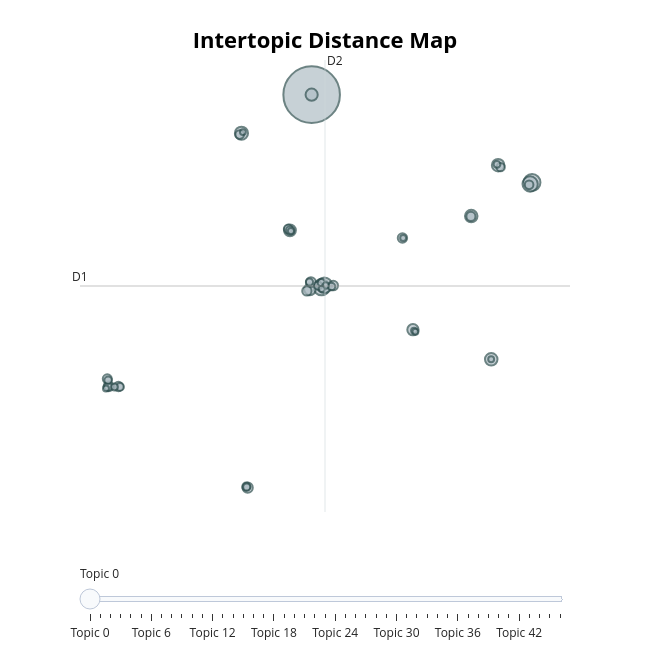

Notebook code for this chart:
### Code cell
fig = topic_model.visualize_topics()
fig.show()

### Figure 1 — Plotly figure (JSON) as saved in the notebook; plotly's stock layout.template omitted (floating-point values rounded to 4 significant figures; data arrays with more than 128 entries replaced by an {"elided": "..."} marker saying what was removed)
{"data": [{"customdata": {"elided": "47x3 mixed values"}, "hovertemplate": "<b>Topic %{customdata[0]}</b><br>%{customdata[1]}<br>Size: %{customdata[2]}", "legendgroup": "", "marker": {"color": "#B0BEC5", "line": {"color": "DarkSlateGrey", "width": 2}, "size": [2839, 251, 237, 210, 207, 153, 140, 139, 139, 131, 125, 120, 113, 93, 89, 88, 81, 78, 77, 77, 73, 72, 68, 66, 66, 65, 62, 59, 58, 56, 52, 50, 50, 46, 45, 45, 43, 41, 37, 36, 35, 32, 31, 31, 31, 31, 30], "sizemode": "area", "sizeref": 1.774, "symbol": "circle"}, "mode": "markers", "name": "", "orientation": "v", "showlegend": false, "type": "scatter", "x": [2.558, 19.83, 3.336, 3.554, 19.68, -2.943, 17.18, 16.63, 15.07, 2.558, 0.8589, 2.424, 10.5, -2.457, -13.35, 2.501, 4.25, 9.675, -12.59, 2.184, 15.04, -13.46, 0.722, -3.082, 19.6, 0.8765, 17.37, -2.561, 3.059, -13.38, -12.46, -13.39, 4.111, 3.314, 2.387, -2.531, -12.9, 17.09, 3.663, 3.353, 0.9352, -13.56, 10.59, 10.69, 16.63, 9.73, -2.831], "xaxis": "x", "y": [22.9, 14.19, 3.809, 3.997, 14.04, 19.07, 15.9, -3.346, 10.85, 22.9, 9.441, 3.591, -0.414, -16.08, -6.013, 4.309, 3.969, 8.684, -6.044, 3.434, 10.83, -5.283, 9.578, 18.93, 13.96, 9.423, 15.71, -15.97, 3.957, -6.07, -6.084, -5.435, 3.861, 4.267, 4.315, -16.0, -6.097, 15.99, 3.979, 3.642, 9.365, -6.248, -0.5015, -0.6073, -3.344, 8.682, 19.19], "yaxis": "y"}], "layout": {"annotations": [{"showarrow": false, "text": "D1", "x": -15.6, "y": 3.923, "yshift": 10}, {"showarrow": false, "text": "D2", "x": 3.605, "xshift": 10, "y": 26.33}], "height": 650, "hoverlabel": {"bgcolor": "white", "font": {"family": "Rockwell", "size": 16}}, "legend": {"itemsizing": "constant", "tracegroupgap": 0}, "margin": {"t": 60}, "shapes": [{"line": {"color": "#CFD8DC", "width": 2}, "type": "line", "x0": 3.605, "x1": 3.605, "y0": -18.49, "y1": 26.33}, {"line": {"color": "#9E9E9E", "width": 2}, "type": "line", "x0": -15.6, "x1": 22.81, "y0": 3.923, "y1": 3.923}], "sliders": [{"active": 0, "pad": {"t": 50}, "steps": [{"args": [{"marker.color": [["red", "#B0BEC5", "#B0BEC5", "#B0BEC5", "#B0BEC5", "#B0BEC5", "#B0BEC5", "#B0BEC5", "#B0BEC5", "#B0BEC5", "#B0BEC5", "#B0BEC5", "#B0BEC5", "#B0BEC5", "#B0BEC5", "#B0BEC5", "#B0BEC5", "#B0BEC5", "#B0BEC5", "#B0BEC5", "#B0BEC5", "#B0BEC5", "#B0BEC5", "#B0BEC5", "#B0BEC5", "#B0BEC5", "#B0BEC5", "#B0BEC5", "#B0BEC5", "#B0BEC5", "#B0BEC5", "#B0BEC5", "#B0BEC5", "#B0BEC5", "#B0BEC5", "#B0BEC5", "#B0BEC5", "#B0BEC5", "#B0BEC5", "#B0BEC5", "#B0BEC5", "#B0BEC5", "#B0BEC5", "#B0BEC5", "#B0BEC5", "#B0BEC5", "#B0BEC5"]]}], "label": "Topic 0", "method": "update"}, {"args": [{"marker.color": [["#B0BEC5", "red", "#B0BEC5", "#B0BEC5", "#B0BEC5", "#B0BEC5", "#B0BEC5", "#B0BEC5", "#B0BEC5", "#B0BEC5", "#B0BEC5", "#B0BEC5", "#B0BEC5", "#B0BEC5", "#B0BEC5", "#B0BEC5", "#B0BEC5", "#B0BEC5", "#B0BEC5", "#B0BEC5", "#B0BEC5", "#B0BEC5", "#B0BEC5", "#B0BEC5", "#B0BEC5", "#B0BEC5", "#B0BEC5", "#B0BEC5", "#B0BEC5", "#B0BEC5", "#B0BEC5", "#B0BEC5", "#B0BEC5", "#B0BEC5", "#B0BEC5", "#B0BEC5", "#B0BEC5", "#B0BEC5", "#B0BEC5", "#B0BEC5", "#B0BEC5", "#B0BEC5", "#B0BEC5", "#B0BEC5", "#B0BEC5", "#B0BEC5", "#B0BEC5"]]}], "label": "Topic 1", "method": "update"}, {"args": [{"marker.color": [["#B0BEC5", "#B0BEC5", "red", "#B0BEC5", "#B0BEC5", "#B0BEC5", "#B0BEC5", "#B0BEC5", "#B0BEC5", "#B0BEC5", "#B0BEC5", "#B0BEC5", "#B0BEC5", "#B0BEC5", "#B0BEC5", "#B0BEC5", "#B0BEC5", "#B0BEC5", "#B0BEC5", "#B0BEC5", "#B0BEC5", "#B0BEC5", "#B0BEC5", "#B0BEC5", "#B0BEC5", "#B0BEC5", "#B0BEC5", "#B0BEC5", "#B0BEC5", "#B0BEC5", "#B0BEC5", "#B0BEC5", "#B0BEC5", "#B0BEC5", "#B0BEC5", "#B0BEC5", "#B0BEC5", "#B0BEC5", "#B0BEC5", "#B0BEC5", "#B0BEC5", "#B0BEC5", "#B0BEC5", "#B0BEC5", "#B0BEC5", "#B0BEC5", "#B0BEC5"]]}], "label": "Topic 2", "method": "update"}, {"args": [{"marker.color": [["#B0BEC5", "#B0BEC5", "#B0BEC5", "red", "#B0BEC5", "#B0BEC5", "#B0BEC5", "#B0BEC5", "#B0BEC5", "#B0BEC5", "#B0BEC5", "#B0BEC5", "#B0BEC5", "#B0BEC5", "#B0BEC5", "#B0BEC5", "#B0BEC5", "#B0BEC5", "#B0BEC5", "#B0BEC5", "#B0BEC5", "#B0BEC5", "#B0BEC5", "#B0BEC5", "#B0BEC5", "#B0BEC5", "#B0BEC5", "#B0BEC5", "#B0BEC5", "#B0BEC5", "#B0BEC5", "#B0BEC5", "#B0BEC5", "#B0BEC5", "#B0BEC5", "#B0BEC5", "#B0BEC5", "#B0BEC5", "#B0BEC5", "#B0BEC5", "#B0BEC5", "#B0BEC5", "#B0BEC5", "#B0BEC5", "#B0BEC5", "#B0BEC5", "#B0BEC5"]]}], "label": "Topic 3", "method": "update"}, {"args": [{"marker.color": [["#B0BEC5", "#B0BEC5", "#B0BEC5", "#B0BEC5", "red", "#B0BEC5", "#B0BEC5", "#B0BEC5", "#B0BEC5", "#B0BEC5", "#B0BEC5", "#B0BEC5", "#B0BEC5", "#B0BEC5", "#B0BEC5", "#B0BEC5", "#B0BEC5", "#B0BEC5", "#B0BEC5", "#B0BEC5", "#B0BEC5", "#B0BEC5", "#B0BEC5", "#B0BEC5", "#B0BEC5", "#B0BEC5", "#B0BEC5", "#B0BEC5", "#B0BEC5", "#B0BEC5", "#B0BEC5", "#B0BEC5", "#B0BEC5", "#B0BEC5", "#B0BEC5", "#B0BEC5", "#B0BEC5", "#B0BEC5", "#B0BEC5", "#B0BEC5", "#B0BEC5", "#B0BEC5", "#B0BEC5", "#B0BEC5", "#B0BEC5", "#B0BEC5", "#B0BEC5"]]}], "label": "Topic 4", "method": "update"}, {"args": [{"marker.color": [["#B0BEC5", "#B0BEC5", "#B0BEC5", "#B0BEC5", "#B0BEC5", "red", "#B0BEC5", "#B0BEC5", "#B0BEC5", "#B0BEC5", "#B0BEC5", "#B0BEC5", "#B0BEC5", "#B0BEC5", "#B0BEC5", "#B0BEC5", "#B0BEC5", "#B0BEC5", "#B0BEC5", "#B0BEC5", "#B0BEC5", "#B0BEC5", "#B0BEC5", "#B0BEC5", "#B0BEC5", "#B0BEC5", "#B0BEC5", "#B0BEC5", "#B0BEC5", "#B0BEC5", "#B0BEC5", "#B0BEC5", "#B0BEC5", "#B0BEC5", "#B0BEC5", "#B0BEC5", "#B0BEC5", "#B0BEC5", "#B0BEC5", "#B0BEC5", "#B0BEC5", "#B0BEC5", "#B0BEC5", "#B0BEC5", "#B0BEC5", "#B0BEC5", "#B0BEC5"]]}], "label": "Topic 5", "method": "update"}, {"args": [{"marker.color": [["#B0BEC5", "#B0BEC5", "#B0BEC5", "#B0BEC5", "#B0BEC5", "#B0BEC5", "red", "#B0BEC5", "#B0BEC5", "#B0BEC5", "#B0BEC5", "#B0BEC5", "#B0BEC5", "#B0BEC5", "#B0BEC5", "#B0BEC5", "#B0BEC5", "#B0BEC5", "#B0BEC5", "#B0BEC5", "#B0BEC5", "#B0BEC5", "#B0BEC5", "#B0BEC5", "#B0BEC5", "#B0BEC5", "#B0BEC5", "#B0BEC5", "#B0BEC5", "#B0BEC5", "#B0BEC5", "#B0BEC5", "#B0BEC5", "#B0BEC5", "#B0BEC5", "#B0BEC5", "#B0BEC5", "#B0BEC5", "#B0BEC5", "#B0BEC5", "#B0BEC5", "#B0BEC5", "#B0BEC5", "#B0BEC5", "#B0BEC5", "#B0BEC5", "#B0BEC5"]]}], "label": "Topic 6", "method": "update"}, {"args": [{"marker.color": [["#B0BEC5", "#B0BEC5", "#B0BEC5", "#B0BEC5", "#B0BEC5", "#B0BEC5", "#B0BEC5", "red", "#B0BEC5", "#B0BEC5", "#B0BEC5", "#B0BEC5", "#B0BEC5", "#B0BEC5", "#B0BEC5", "#B0BEC5", "#B0BEC5", "#B0BEC5", "#B0BEC5", "#B0BEC5", "#B0BEC5", "#B0BEC5", "#B0BEC5", "#B0BEC5", "#B0BEC5", "#B0BEC5", "#B0BEC5", "#B0BEC5", "#B0BEC5", "#B0BEC5", "#B0BEC5", "#B0BEC5", "#B0BEC5", "#B0BEC5", "#B0BEC5", "#B0BEC5", "#B0BEC5", "#B0BEC5", "#B0BEC5", "#B0BEC5", "#B0BEC5", "#B0BEC5", "#B0BEC5", "#B0BEC5", "#B0BEC5", "#B0BEC5", "#B0BEC5"]]}], "label": "Topic 7", "method": "update"}, {"args": [{"marker.color": [["#B0BEC5", "#B0BEC5", "#B0BEC5", "#B0BEC5", "#B0BEC5", "#B0BEC5", "#B0BEC5", "#B0BEC5", "red", "#B0BEC5", "#B0BEC5", "#B0BEC5", "#B0BEC5", "#B0BEC5", "#B0BEC5", "#B0BEC5", "#B0BEC5", "#B0BEC5", "#B0BEC5", "#B0BEC5", "#B0BEC5", "#B0BEC5", "#B0BEC5", "#B0BEC5", "#B0BEC5", "#B0BEC5", "#B0BEC5", "#B0BEC5", "#B0BEC5", "#B0BEC5", "#B0BEC5", "#B0BEC5", "#B0BEC5", "#B0BEC5", "#B0BEC5", "#B0BEC5", "#B0BEC5", "#B0BEC5", "#B0BEC5", "#B0BEC5", "#B0BEC5", "#B0BEC5", "#B0BEC5", "#B0BEC5", "#B0BEC5", "#B0BEC5", "#B0BEC5"]]}], "label": "Topic 8", "method": "update"}, {"args": [{"marker.color": [["#B0BEC5", "#B0BEC5", "#B0BEC5", "#B0BEC5", "#B0BEC5", "#B0BEC5", "#B0BEC5", "#B0BEC5", "#B0BEC5", "red", "#B0BEC5", "#B0BEC5", "#B0BEC5", "#B0BEC5", "#B0BEC5", "#B0BEC5", "#B0BEC5", "#B0BEC5", "#B0BEC5", "#B0BEC5", "#B0BEC5", "#B0BEC5", "#B0BEC5", "#B0BEC5", "#B0BEC5", "#B0BEC5", "#B0BEC5", "#B0BEC5", "#B0BEC5", "#B0BEC5", "#B0BEC5", "#B0BEC5", "#B0BEC5", "#B0BEC5", "#B0BEC5", "#B0BEC5", "#B0BEC5", "#B0BEC5", "#B0BEC5", "#B0BEC5", "#B0BEC5", "#B0BEC5", "#B0BEC5", "#B0BEC5", "#B0BEC5", "#B0BEC5", "#B0BEC5"]]}], "label": "Topic 9", "method": "update"}, {"args": [{"marker.color": [["#B0BEC5", "#B0BEC5", "#B0BEC5", "#B0BEC5", "#B0BEC5", "#B0BEC5", "#B0BEC5", "#B0BEC5", "#B0BEC5", "#B0BEC5", "red", "#B0BEC5", "#B0BEC5", "#B0BEC5", "#B0BEC5", "#B0BEC5", "#B0BEC5", "#B0BEC5", "#B0BEC5", "#B0BEC5", "#B0BEC5", "#B0BEC5", "#B0BEC5", "#B0BEC5", "#B0BEC5", "#B0BEC5", "#B0BEC5", "#B0BEC5", "#B0BEC5", "#B0BEC5", "#B0BEC5", "#B0BEC5", "#B0BEC5", "#B0BEC5", "#B0BEC5", "#B0BEC5", "#B0BEC5", "#B0BEC5", "#B0BEC5", "#B0BEC5", "#B0BEC5", "#B0BEC5", "#B0BEC5", "#B0BEC5", "#B0BEC5", "#B0BEC5", "#B0BEC5"]]}], "label": "Topic 10", "method": "update"}, {"args": [{"marker.color": [["#B0BEC5", "#B0BEC5", "#B0BEC5", "#B0BEC5", "#B0BEC5", "#B0BEC5", "#B0BEC5", "#B0BEC5", "#B0BEC5", "#B0BEC5", "#B0BEC5", "red", "#B0BEC5", "#B0BEC5", "#B0BEC5", "#B0BEC5", "#B0BEC5", "#B0BEC5", "#B0BEC5", "#B0BEC5", "#B0BEC5", "#B0BEC5", "#B0BEC5", "#B0BEC5", "#B0BEC5", "#B0BEC5", "#B0BEC5", "#B0BEC5", "#B0BEC5", "#B0BEC5", "#B0BEC5", "#B0BEC5", "#B0BEC5", "#B0BEC5", "#B0BEC5", "#B0BEC5", "#B0BEC5", "#B0BEC5", "#B0BEC5", "#B0BEC5", "#B0BEC5", "#B0BEC5", "#B0BEC5", "#B0BEC5", "#B0BEC5", "#B0BEC5", "#B0BEC5"]]}], "label": "Topic 11", "method": "update"}, {"args": [{"marker.color": [["#B0BEC5", "#B0BEC5", "#B0BEC5", "#B0BEC5", "#B0BEC5", "#B0BEC5", "#B0BEC5", "#B0BEC5", "#B0BEC5", "#B0BEC5", "#B0BEC5", "#B0BEC5", "red", "#B0BEC5", "#B0BEC5", "#B0BEC5", "#B0BEC5", "#B0BEC5", "#B0BEC5", "#B0BEC5", "#B0BEC5", "#B0BEC5", "#B0BEC5", "#B0BEC5", "#B0BEC5", "#B0BEC5", "#B0BEC5", "#B0BEC5", "#B0BEC5", "#B0BEC5", "#B0BEC5", "#B0BEC5", "#B0BEC5", "#B0BEC5", "#B0BEC5", "#B0BEC5", "#B0BEC5", "#B0BEC5", "#B0BEC5", "#B0BEC5", "#B0BEC5", "#B0BEC5", "#B0BEC5", "#B0BEC5", "#B0BEC5", "#B0BEC5", "#B0BEC5"]]}], "label": "Topic 12", "method": "update"}, {"args": [{"marker.color": [["#B0BEC5", "#B0BEC5", "#B0BEC5", "#B0BEC5", "#B0BEC5", "#B0BEC5", "#B0BEC5", "#B0BEC5", "#B0BEC5", "#B0BEC5", "#B0BEC5", "#B0BEC5", "#B0BEC5", "red", "#B0BEC5", "#B0BEC5", "#B0BEC5", "#B0BEC5", "#B0BEC5", "#B0BEC5", "#B0BEC5", "#B0BEC5", "#B0BEC5", "#B0BEC5", "#B0BEC5", "#B0BEC5", "#B0BEC5", "#B0BEC5", "#B0BEC5", "#B0BEC5", "#B0BEC5", "#B0BEC5", "#B0BEC5", "#B0BEC5", "#B0BEC5", "#B0BEC5", "#B0BEC5", "#B0BEC5", "#B0BEC5", "#B0BEC5", "#B0BEC5", "#B0BEC5", "#B0BEC5", "#B0BEC5", "#B0BEC5", "#B0BEC5", "#B0BEC5"]]}], "label": "Topic 13", "method": "update"}, {"args": [{"marker.color": [["#B0BEC5", "#B0BEC5", "#B0BEC5", "#B0BEC5", "#B0BEC5", "#B0BEC5", "#B0BEC5", "#B0BEC5", "#B0BEC5", "#B0BEC5", "#B0BEC5", "#B0BEC5", "#B0BEC5", "#B0BEC5", "red", "#B0BEC5", "#B0BEC5", "#B0BEC5", "#B0BEC5", "#B0BEC5", "#B0BEC5", "#B0BEC5", "#B0BEC5", "#B0BEC5", "#B0BEC5", "#B0BEC5", "#B0BEC5", "#B0BEC5", "#B0BEC5", "#B0BEC5", "#B0BEC5", "#B0BEC5", "#B0BEC5", "#B0BEC5", "#B0BEC5", "#B0BEC5", "#B0BEC5", "#B0BEC5", "#B0BEC5", "#B0BEC5", "#B0BEC5", "#B0BEC5", "#B0BEC5", "#B0BEC5", "#B0BEC5", "#B0BEC5", "#B0BEC5"]]}], "label": "Topic 14", "method": "update"}, {"args": [{"marker.color": [["#B0BEC5", "#B0BEC5", "#B0BEC5", "#B0BEC5", "#B0BEC5", "#B0BEC5", "#B0BEC5", "#B0BEC5", "#B0BEC5", "#B0BEC5", "#B0BEC5", "#B0BEC5", "#B0BEC5", "#B0BEC5", "#B0BEC5", "red", "#B0BEC5", "#B0BEC5", "#B0BEC5", "#B0BEC5", "#B0BEC5", "#B0BEC5", "#B0BEC5", "#B0BEC5", "#B0BEC5", "#B0BEC5", "#B0BEC5", "#B0BEC5", "#B0BEC5", "#B0BEC5", "#B0BEC5", "#B0BEC5", "#B0BEC5", "#B0BEC5", "#B0BEC5", "#B0BEC5", "#B0BEC5", "#B0BEC5", "#B0BEC5", "#B0BEC5", "#B0BEC5", "#B0BEC5", "#B0BEC5", "#B0BEC5", "#B0BEC5", "#B0BEC5", "#B0BEC5"]]}], "label": "Topic 15", "method": "update"}, {"args": [{"marker.color": [["#B0BEC5", "#B0BEC5", "#B0BEC5", "#B0BEC5", "#B0BEC5", "#B0BEC5", "#B0BEC5", "#B0BEC5", "#B0BEC5", "#B0BEC5", "#B0BEC5", "#B0BEC5", "#B0BEC5", "#B0BEC5", "#B0BEC5", "#B0BEC5", "red", "#B0BEC5", "#B0BEC5", "#B0BEC5", "#B0BEC5", "#B0BEC5", "#B0BEC5", "#B0BEC5", "#B0BEC5", "#B0BEC5", "#B0BEC5", "#B0BEC5", "#B0BEC5", "#B0BEC5", "#B0BEC5", "#B0BEC5", "#B0BEC5", "#B0BEC5", "#B0BEC5", "#B0BEC5", "#B0BEC5", "#B0BEC5", "#B0BEC5", "#B0BEC5", "#B0BEC5", "#B0BEC5", "#B0BEC5", "#B0BEC5", "#B0BEC5", "#B0BEC5", "#B0BEC5"]]}], "label": "Topic 16", "method": "update"}, {"args": [{"marker.color": [["#B0BEC5", "#B0BEC5", "#B0BEC5", "#B0BEC5", "#B0BEC5", "#B0BEC5", "#B0BEC5", "#B0BEC5", "#B0BEC5", "#B0BEC5", "#B0BEC5", "#B0BEC5", "#B0BEC5", "#B0BEC5", "#B0BEC5", "#B0BEC5", "#B0BEC5", "red", "#B0BEC5", "#B0BEC5", "#B0BEC5", "#B0BEC5", "#B0BEC5", "#B0BEC5", "#B0BEC5", "#B0BEC5", "#B0BEC5", "#B0BEC5", "#B0BEC5", "#B0BEC5", "#B0BEC5", "#B0BEC5", "#B0BEC5", "#B0BEC5", "#B0BEC5", "#B0BEC5", "#B0BEC5", "#B0BEC5", "#B0BEC5", "#B0BEC5", "#B0BEC5", "#B0BEC5", "#B0BEC5", "#B0BEC5", "#B0BEC5", "#B0BEC5", "#B0BEC5"]]}], "label": "Topic 17", "method": "update"}, {"args": [{"marker.color": [["#B0BEC5", "#B0BEC5", "#B0BEC5", "#B0BEC5", "#B0BEC5", "#B0BEC5", "#B0BEC5", "#B0BEC5", "#B0BEC5", "#B0BEC5", "#B0BEC5", "#B0BEC5", "#B0BEC5", "#B0BEC5", "#B0BEC5", "#B0BEC5", "#B0BEC5", "#B0BEC5", "red", "#B0BEC5", "#B0BEC5", "#B0BEC5", "#B0BEC5", "#B0BEC5", "#B0BEC5", "#B0BEC5", "#B0BEC5", "#B0BEC5", "#B0BEC5", "#B0BEC5", "#B0BEC5", "#B0BEC5", "#B0BEC5", "#B0BEC5", "#B0BEC5", "#B0BEC5", "#B0BEC5", "#B0BEC5", "#B0BEC5", "#B0BEC5", "#B0BEC5", "#B0BEC5", "#B0BEC5", "#B0BEC5", "#B0BEC5", "#B0BEC5", "#B0BEC5"]]}], "label": "Topic 18", "method": "update"}, {"args": [{"marker.color": [["#B0BEC5", "#B0BEC5", "#B0BEC5", "#B0BEC5", "#B0BEC5", "#B0BEC5", "#B0BEC5", "#B0BEC5", "#B0BEC5", "#B0BEC5", "#B0BEC5", "#B0BEC5", "#B0BEC5", "#B0BEC5", "#B0BEC5", "#B0BEC5", "#B0BEC5", "#B0BEC5", "#B0BEC5", "red", "#B0BEC5", "#B0BEC5", "#B0BEC5", "#B0BEC5", "#B0BEC5", "#B0BEC5", "#B0BEC5", "#B0BEC5", "#B0BEC5", "#B0BEC5", "#B0BEC5", "#B0BEC5", "#B0BEC5", "#B0BEC5", "#B0BEC5", "#B0BEC5", "#B0BEC5", "#B0BEC5", "#B0BEC5", "#B0BEC5", "#B0BEC5", "#B0BEC5", "#B0BEC5", "#B0BEC5", "#B0BEC5", "#B0BEC5", "#B0BEC5"]]}], "label": "Topic 19", "method": "update"}, {"args": [{"marker.color": [["#B0BEC5", "#B0BEC5", "#B0BEC5", "#B0BEC5", "#B0BEC5", "#B0BEC5", "#B0BEC5", "#B0BEC5", "#B0BEC5", "#B0BEC5", "#B0BEC5", "#B0BEC5", "#B0BEC5", "#B0BEC5", "#B0BEC5", "#B0BEC5", "#B0BEC5", "#B0BEC5", "#B0BEC5", "#B0BEC5", "red", "#B0BEC5", "#B0BEC5", "#B0BEC5", "#B0BEC5", "#B0BEC5", "#B0BEC5", "#B0BEC5", "#B0BEC5", "#B0BEC5", "#B0BEC5", "#B0BEC5", "#B0BEC5", "#B0BEC5", "#B0BEC5", "#B0BEC5", "#B0BEC5", "#B0BEC5", "#B0BEC5", "#B0BEC5", "#B0BEC5", "#B0BEC5", "#B0BEC5", "#B0BEC5", "#B0BEC5", "#B0BEC5", "#B0BEC5"]]}], "label": "Topic 20", "method": "update"}, {"args": [{"marker.color": [["#B0BEC5", "#B0BEC5", "#B0BEC5", "#B0BEC5", "#B0BEC5", "#B0BEC5", "#B0BEC5", "#B0BEC5", "#B0BEC5", "#B0BEC5", "#B0BEC5", "#B0BEC5", "#B0BEC5", "#B0BEC5", "#B0BEC5", "#B0BEC5", "#B0BEC5", "#B0BEC5", "#B0BEC5", "#B0BEC5", "#B0BEC5", "red", "#B0BEC5", "#B0BEC5", "#B0BEC5", "#B0BEC5", "#B0BEC5", "#B0BEC5", "#B0BEC5", "#B0BEC5", "#B0BEC5", "#B0BEC5", "#B0BEC5", "#B0BEC5", "#B0BEC5", "#B0BEC5", "#B0BEC5", "#B0BEC5", "#B0BEC5", "#B0BEC5", "#B0BEC5", "#B0BEC5", "#B0BEC5", "#B0BEC5", "#B0BEC5", "#B0BEC5", "#B0BEC5"]]}], "label": "Topic 21", "method": "update"}, {"args": [{"marker.color": [["#B0BEC5", "#B0BEC5", "#B0BEC5", "#B0BEC5", "#B0BEC5", "#B0BEC5", "#B0BEC5", "#B0BEC5", "#B0BEC5", "#B0BEC5", "#B0BEC5", "#B0BEC5", "#B0BEC5", "#B0BEC5", "#B0BEC5", "#B0BEC5", "#B0BEC5", "#B0BEC5", "#B0BEC5", "#B0BEC5", "#B0BEC5", "#B0BEC5", "red", "#B0BEC5", "#B0BEC5", "#B0BEC5", "#B0BEC5", "#B0BEC5", "#B0BEC5", "#B0BEC5", "#B0BEC5", "#B0BEC5", "#B0BEC5", "#B0BEC5", "#B0BEC5", "#B0BEC5", "#B0BEC5", "#B0BEC5", "#B0BEC5", "#B0BEC5", "#B0BEC5", "#B0BEC5", "#B0BEC5", "#B0BEC5", "#B0BEC5", "#B0BEC5", "#B0BEC5"]]}], "label": "Topic 22", "method": "update"}, {"args": [{"marker.color": [["#B0BEC5", "#B0BEC5", "#B0BEC5", "#B0BEC5", "#B0BEC5", "#B0BEC5", "#B0BEC5", "#B0BEC5", "#B0BEC5", "#B0BEC5", "#B0BEC5", "#B0BEC5", "#B0BEC5", "#B0BEC5", "#B0BEC5", "#B0BEC5", "#B0BEC5", "#B0BEC5", "#B0BEC5", "#B0BEC5", "#B0BEC5", "#B0BEC5", "#B0BEC5", "red", "#B0BEC5", "#B0BEC5", "#B0BEC5", "#B0BEC5", "#B0BEC5", "#B0BEC5", "#B0BEC5", "#B0BEC5", "#B0BEC5", "#B0BEC5", "#B0BEC5", "#B0BEC5", "#B0BEC5", "#B0BEC5", "#B0BEC5", "#B0BEC5", "#B0BEC5", "#B0BEC5", "#B0BEC5", "#B0BEC5", "#B0BEC5", "#B0BEC5", "#B0BEC5"]]}], "label": "Topic 23", "method": "update"}, {"args": [{"marker.color": [["#B0BEC5", "#B0BEC5", "#B0BEC5", "#B0BEC5", "#B0BEC5", "#B0BEC5", "#B0BEC5", "#B0BEC5", "#B0BEC5", "#B0BEC5", "#B0BEC5", "#B0BEC5", "#B0BEC5", "#B0BEC5", "#B0BEC5", "#B0BEC5", "#B0BEC5", "#B0BEC5", "#B0BEC5", "#B0BEC5", "#B0BEC5", "#B0BEC5", "#B0BEC5", "#B0BEC5", "red", "#B0BEC5", "#B0BEC5", "#B0BEC5", "#B0BEC5", "#B0BEC5", "#B0BEC5", "#B0BEC5", "#B0BEC5", "#B0BEC5", "#B0BEC5", "#B0BEC5", "#B0BEC5", "#B0BEC5", "#B0BEC5", "#B0BEC5", "#B0BEC5", "#B0BEC5", "#B0BEC5", "#B0BEC5", "#B0BEC5", "#B0BEC5", "#B0BEC5"]]}], "label": "Topic 24", "method": "update"}, {"args": [{"marker.color": [["#B0BEC5", "#B0BEC5", "#B0BEC5", "#B0BEC5", "#B0BEC5", "#B0BEC5", "#B0BEC5", "#B0BEC5", "#B0BEC5", "#B0BEC5", "#B0BEC5", "#B0BEC5", "#B0BEC5", "#B0BEC5", "#B0BEC5", "#B0BEC5", "#B0BEC5", "#B0BEC5", "#B0BEC5", "#B0BEC5", "#B0BEC5", "#B0BEC5", "#B0BEC5", "#B0BEC5", "#B0BEC5", "red", "#B0BEC5", "#B0BEC5", "#B0BEC5", "#B0BEC5", "#B0BEC5", "#B0BEC5", "#B0BEC5", "#B0BEC5", "#B0BEC5", "#B0BEC5", "#B0BEC5", "#B0BEC5", "#B0BEC5", "#B0BEC5", "#B0BEC5", "#B0BEC5", "#B0BEC5", "#B0BEC5", "#B0BEC5", "#B0BEC5", "#B0BEC5"]]}], "label": "Topic 25", "method": "update"}, {"args": [{"marker.color": [["#B0BEC5", "#B0BEC5", "#B0BEC5", "#B0BEC5", "#B0BEC5", "#B0BEC5", "#B0BEC5", "#B0BEC5", "#B0BEC5", "#B0BEC5", "#B0BEC5", "#B0BEC5", "#B0BEC5", "#B0BEC5", "#B0BEC5", "#B0BEC5", "#B0BEC5", "#B0BEC5", "#B0BEC5", "#B0BEC5", "#B0BEC5", "#B0BEC5", "#B0BEC5", "#B0BEC5", "#B0BEC5", "#B0BEC5", "red", "#B0BEC5", "#B0BEC5", "#B0BEC5", "#B0BEC5", "#B0BEC5", "#B0BEC5", "#B0BEC5", "#B0BEC5", "#B0BEC5", "#B0BEC5", "#B0BEC5", "#B0BEC5", "#B0BEC5", "#B0BEC5", "#B0BEC5", "#B0BEC5", "#B0BEC5", "#B0BEC5", "#B0BEC5", "#B0BEC5"]]}], "label": "Topic 26", "method": "update"}, {"args": [{"marker.color": [["#B0BEC5", "#B0BEC5", "#B0BEC5", "#B0BEC5", "#B0BEC5", "#B0BEC5", "#B0BEC5", "#B0BEC5", "#B0BEC5", "#B0BEC5", "#B0BEC5", "#B0BEC5", "#B0BEC5", "#B0BEC5", "#B0BEC5", "#B0BEC5", "#B0BEC5", "#B0BEC5", "#B0BEC5", "#B0BEC5", "#B0BEC5", "#B0BEC5", "#B0BEC5", "#B0BEC5", "#B0BEC5", "#B0BEC5", "#B0BEC5", "red", "#B0BEC5", "#B0BEC5", "#B0BEC5", "#B0BEC5", "#B0BEC5", "#B0BEC5", "#B0BEC5", "#B0BEC5", "#B0BEC5", "#B0BEC5", "#B0BEC5", "#B0BEC5", "#B0BEC5", "#B0BEC5", "#B0BEC5", "#B0BEC5", "#B0BEC5", "#B0BEC5", "#B0BEC5"]]}], "label": "Topic 27", "method": "update"}, {"args": [{"marker.color": [["#B0BEC5", "#B0BEC5", "#B0BEC5", "#B0BEC5", "#B0BEC5", "#B0BEC5", "#B0BEC5", "#B0BEC5", "#B0BEC5", "#B0BEC5", "#B0BEC5", "#B0BEC5", "#B0BEC5", "#B0BEC5", "#B0BEC5", "#B0BEC5", "#B0BEC5", "#B0BEC5", "#B0BEC5", "#B0BEC5", "#B0BEC5", "#B0BEC5", "#B0BEC5", "#B0BEC5", "#B0BEC5", "#B0BEC5", "#B0BEC5", "#B0BEC5", "red", "#B0BEC5", "#B0BEC5", "#B0BEC5", "#B0BEC5", "#B0BEC5", "#B0BEC5", "#B0BEC5", "#B0BEC5", "#B0BEC5", "#B0BEC5", "#B0BEC5", "#B0BEC5", "#B0BEC5", "#B0BEC5", "#B0BEC5", "#B0BEC5", "#B0BEC5", "#B0BEC5"]]}], "label": "Topic 28", "method": "update"}, {"args": [{"marker.color": [["#B0BEC5", "#B0BEC5", "#B0BEC5", "#B0BEC5", "#B0BEC5", "#B0BEC5", "#B0BEC5", "#B0BEC5", "#B0BEC5", "#B0BEC5", "#B0BEC5", "#B0BEC5", "#B0BEC5", "#B0BEC5", "#B0BEC5", "#B0BEC5", "#B0BEC5", "#B0BEC5", "#B0BEC5", "#B0BEC5", "#B0BEC5", "#B0BEC5", "#B0BEC5", "#B0BEC5", "#B0BEC5", "#B0BEC5", "#B0BEC5", "#B0BEC5", "#B0BEC5", "red", "#B0BEC5", "#B0BEC5", "#B0BEC5", "#B0BEC5", "#B0BEC5", "#B0BEC5", "#B0BEC5", "#B0BEC5", "#B0BEC5", "#B0BEC5", "#B0BEC5", "#B0BEC5", "#B0BEC5", "#B0BEC5", "#B0BEC5", "#B0BEC5", "#B0BEC5"]]}], "label": "Topic 29", "method": "update"}, {"args": [{"marker.color": [["#B0BEC5", "#B0BEC5", "#B0BEC5", "#B0BEC5", "#B0BEC5", "#B0BEC5", "#B0BEC5", "#B0BEC5", "#B0BEC5", "#B0BEC5", "#B0BEC5", "#B0BEC5", "#B0BEC5", "#B0BEC5", "#B0BEC5", "#B0BEC5", "#B0BEC5", "#B0BEC5", "#B0BEC5", "#B0BEC5", "#B0BEC5", "#B0BEC5", "#B0BEC5", "#B0BEC5", "#B0BEC5", "#B0BEC5", "#B0BEC5", "#B0BEC5", "#B0BEC5", "#B0BEC5", "red", "#B0BEC5", "#B0BEC5", "#B0BEC5", "#B0BEC5", "#B0BEC5", "#B0BEC5", "#B0BEC5", "#B0BEC5", "#B0BEC5", "#B0BEC5", "#B0BEC5", "#B0BEC5", "#B0BEC5", "#B0BEC5", "#B0BEC5", "#B0BEC5"]]}], "label": "Topic 30", "method": "update"}, {"args": [{"marker.color": [["#B0BEC5", "#B0BEC5", "#B0BEC5", "#B0BEC5", "#B0BEC5", "#B0BEC5", "#B0BEC5", "#B0BEC5", "#B0BEC5", "#B0BEC5", "#B0BEC5", "#B0BEC5", "#B0BEC5", "#B0BEC5", "#B0BEC5", "#B0BEC5", "#B0BEC5", "#B0BEC5", "#B0BEC5", "#B0BEC5", "#B0BEC5", "#B0BEC5", "#B0BEC5", "#B0BEC5", "#B0BEC5", "#B0BEC5", "#B0BEC5", "#B0BEC5", "#B0BEC5", "#B0BEC5", "#B0BEC5", "red", "#B0BEC5", "#B0BEC5", "#B0BEC5", "#B0BEC5", "#B0BEC5", "#B0BEC5", "#B0BEC5", "#B0BEC5", "#B0BEC5", "#B0BEC5", "#B0BEC5", "#B0BEC5", "#B0BEC5", "#B0BEC5", "#B0BEC5"]]}], "label": "Topic 31", "method": "update"}, {"args": [{"marker.color": [["#B0BEC5", "#B0BEC5", "#B0BEC5", "#B0BEC5", "#B0BEC5", "#B0BEC5", "#B0BEC5", "#B0BEC5", "#B0BEC5", "#B0BEC5", "#B0BEC5", "#B0BEC5", "#B0BEC5", "#B0BEC5", "#B0BEC5", "#B0BEC5", "#B0BEC5", "#B0BEC5", "#B0BEC5", "#B0BEC5", "#B0BEC5", "#B0BEC5", "#B0BEC5", "#B0BEC5", "#B0BEC5", "#B0BEC5", "#B0BEC5", "#B0BEC5", "#B0BEC5", "#B0BEC5", "#B0BEC5", "#B0BEC5", "red", "#B0BEC5", "#B0BEC5", "#B0BEC5", "#B0BEC5", "#B0BEC5", "#B0BEC5", "#B0BEC5", "#B0BEC5", "#B0BEC5", "#B0BEC5", "#B0BEC5", "#B0BEC5", "#B0BEC5", "#B0BEC5"]]}], "label": "Topic 32", "method": "update"}, {"args": [{"marker.color": [["#B0BEC5", "#B0BEC5", "#B0BEC5", "#B0BEC5", "#B0BEC5", "#B0BEC5", "#B0BEC5", "#B0BEC5", "#B0BEC5", "#B0BEC5", "#B0BEC5", "#B0BEC5", "#B0BEC5", "#B0BEC5", "#B0BEC5", "#B0BEC5", "#B0BEC5", "#B0BEC5", "#B0BEC5", "#B0BEC5", "#B0BEC5", "#B0BEC5", "#B0BEC5", "#B0BEC5", "#B0BEC5", "#B0BEC5", "#B0BEC5", "#B0BEC5", "#B0BEC5", "#B0BEC5", "#B0BEC5", "#B0BEC5", "#B0BEC5", "red", "#B0BEC5", "#B0BEC5", "#B0BEC5", "#B0BEC5", "#B0BEC5", "#B0BEC5", "#B0BEC5", "#B0BEC5", "#B0BEC5", "#B0BEC5", "#B0BEC5", "#B0BEC5", "#B0BEC5"]]}], "label": "Topic 33", "method": "update"}, {"args": [{"marker.color": [["#B0BEC5", "#B0BEC5", "#B0BEC5", "#B0BEC5", "#B0BEC5", "#B0BEC5", "#B0BEC5", "#B0BEC5", "#B0BEC5", "#B0BEC5", "#B0BEC5", "#B0BEC5", "#B0BEC5", "#B0BEC5", "#B0BEC5", "#B0BEC5", "#B0BEC5", "#B0BEC5", "#B0BEC5", "#B0BEC5", "#B0BEC5", "#B0BEC5", "#B0BEC5", "#B0BEC5", "#B0BEC5", "#B0BEC5", "#B0BEC5", "#B0BEC5", "#B0BEC5", "#B0BEC5", "#B0BEC5", "#B0BEC5", "#B0BEC5", "#B0BEC5", "red", "#B0BEC5", "#B0BEC5", "#B0BEC5", "#B0BEC5", "#B0BEC5", "#B0BEC5", "#B0BEC5", "#B0BEC5", "#B0BEC5", "#B0BEC5", "#B0BEC5", "#B0BEC5"]]}], "label": "Topic 34", "method": "update"}, {"args": [{"marker.color": [["#B0BEC5", "#B0BEC5", "#B0BEC5", "#B0BEC5", "#B0BEC5", "#B0BEC5", "#B0BEC5", "#B0BEC5", "#B0BEC5", "#B0BEC5", "#B0BEC5", "#B0BEC5", "#B0BEC5", "#B0BEC5", "#B0BEC5", "#B0BEC5", "#B0BEC5", "#B0BEC5", "#B0BEC5", "#B0BEC5", "#B0BEC5", "#B0BEC5", "#B0BEC5", "#B0BEC5", "#B0BEC5", "#B0BEC5", "#B0BEC5", "#B0BEC5", "#B0BEC5", "#B0BEC5", "#B0BEC5", "#B0BEC5", "#B0BEC5", "#B0BEC5", "#B0BEC5", "red", "#B0BEC5", "#B0BEC5", "#B0BEC5", "#B0BEC5", "#B0BEC5", "#B0BEC5", "#B0BEC5", "#B0BEC5", "#B0BEC5", "#B0BEC5", "#B0BEC5"]]}], "label": "Topic 35", "method": "update"}, {"args": [{"marker.color": [["#B0BEC5", "#B0BEC5", "#B0BEC5", "#B0BEC5", "#B0BEC5", "#B0BEC5", "#B0BEC5", "#B0BEC5", "#B0BEC5", "#B0BEC5", "#B0BEC5", "#B0BEC5", "#B0BEC5", "#B0BEC5", "#B0BEC5", "#B0BEC5", "#B0BEC5", "#B0BEC5", "#B0BEC5", "#B0BEC5", "#B0BEC5", "#B0BEC5", "#B0BEC5", "#B0BEC5", "#B0BEC5", "#B0BEC5", "#B0BEC5", "#B0BEC5", "#B0BEC5", "#B0BEC5", "#B0BEC5", "#B0BEC5", "#B0BEC5", "#B0BEC5", "#B0BEC5", "#B0BEC5", "red", "#B0BEC5", "#B0BEC5", "#B0BEC5", "#B0BEC5", "#B0BEC5", "#B0BEC5", "#B0BEC5", "#B0BEC5", "#B0BEC5", "#B0BEC5"]]}], "label": "Topic 36", "method": "update"}, {"args": [{"marker.color": [["#B0BEC5", "#B0BEC5", "#B0BEC5", "#B0BEC5", "#B0BEC5", "#B0BEC5", "#B0BEC5", "#B0BEC5", "#B0BEC5", "#B0BEC5", "#B0BEC5", "#B0BEC5", "#B0BEC5", "#B0BEC5", "#B0BEC5", "#B0BEC5", "#B0BEC5", "#B0BEC5", "#B0BEC5", "#B0BEC5", "#B0BEC5", "#B0BEC5", "#B0BEC5", "#B0BEC5", "#B0BEC5", "#B0BEC5", "#B0BEC5", "#B0BEC5", "#B0BEC5", "#B0BEC5", "#B0BEC5", "#B0BEC5", "#B0BEC5", "#B0BEC5", "#B0BEC5", "#B0BEC5", "#B0BEC5", "red", "#B0BEC5", "#B0BEC5", "#B0BEC5", "#B0BEC5", "#B0BEC5", "#B0BEC5", "#B0BEC5", "#B0BEC5", "#B0BEC5"]]}], "label": "Topic 37", "method": "update"}, {"args": [{"marker.color": [["#B0BEC5", "#B0BEC5", "#B0BEC5", "#B0BEC5", "#B0BEC5", "#B0BEC5", "#B0BEC5", "#B0BEC5", "#B0BEC5", "#B0BEC5", "#B0BEC5", "#B0BEC5", "#B0BEC5", "#B0BEC5", "#B0BEC5", "#B0BEC5", "#B0BEC5", "#B0BEC5", "#B0BEC5", "#B0BEC5", "#B0BEC5", "#B0BEC5", "#B0BEC5", "#B0BEC5", "#B0BEC5", "#B0BEC5", "#B0BEC5", "#B0BEC5", "#B0BEC5", "#B0BEC5", "#B0BEC5", "#B0BEC5", "#B0BEC5", "#B0BEC5", "#B0BEC5", "#B0BEC5", "#B0BEC5", "#B0BEC5", "red", "#B0BEC5", "#B0BEC5", "#B0BEC5", "#B0BEC5", "#B0BEC5", "#B0BEC5", "#B0BEC5", "#B0BEC5"]]}], "label": "Topic 38", "method": "update"}, {"args": [{"marker.color": [["#B0BEC5", "#B0BEC5", "#B0BEC5", "#B0BEC5", "#B0BEC5", "#B0BEC5", "#B0BEC5", "#B0BEC5", "#B0BEC5", "#B0BEC5", "#B0BEC5", "#B0BEC5", "#B0BEC5", "#B0BEC5", "#B0BEC5", "#B0BEC5", "#B0BEC5", "#B0BEC5", "#B0BEC5", "#B0BEC5", "#B0BEC5", "#B0BEC5", "#B0BEC5", "#B0BEC5", "#B0BEC5", "#B0BEC5", "#B0BEC5", "#B0BEC5", "#B0BEC5", "#B0BEC5", "#B0BEC5", "#B0BEC5", "#B0BEC5", "#B0BEC5", "#B0BEC5", "#B0BEC5", "#B0BEC5", "#B0BEC5", "#B0BEC5", "red", "#B0BEC5", "#B0BEC5", "#B0BEC5", "#B0BEC5", "#B0BEC5", "#B0BEC5", "#B0BEC5"]]}], "label": "Topic 39", "method": "update"}, {"args": [{"marker.color": [["#B0BEC5", "#B0BEC5", "#B0BEC5", "#B0BEC5", "#B0BEC5", "#B0BEC5", "#B0BEC5", "#B0BEC5", "#B0BEC5", "#B0BEC5", "#B0BEC5", "#B0BEC5", "#B0BEC5", "#B0BEC5", "#B0BEC5", "#B0BEC5", "#B0BEC5", "#B0BEC5", "#B0BEC5", "#B0BEC5", "#B0BEC5", "#B0BEC5", "#B0BEC5", "#B0BEC5", "#B0BEC5", "#B0BEC5", "#B0BEC5", "#B0BEC5", "#B0BEC5", "#B0BEC5", "#B0BEC5", "#B0BEC5", "#B0BEC5", "#B0BEC5", "#B0BEC5", "#B0BEC5", "#B0BEC5", "#B0BEC5", "#B0BEC5", "#B0BEC5", "red", "#B0BEC5", "#B0BEC5", "#B0BEC5", "#B0BEC5", "#B0BEC5", "#B0BEC5"]]}], "label": "Topic 40", "method": "update"}, {"args": [{"marker.color": [["#B0BEC5", "#B0BEC5", "#B0BEC5", "#B0BEC5", "#B0BEC5", "#B0BEC5", "#B0BEC5", "#B0BEC5", "#B0BEC5", "#B0BEC5", "#B0BEC5", "#B0BEC5", "#B0BEC5", "#B0BEC5", "#B0BEC5", "#B0BEC5", "#B0BEC5", "#B0BEC5", "#B0BEC5", "#B0BEC5", "#B0BEC5", "#B0BEC5", "#B0BEC5", "#B0BEC5", "#B0BEC5", "#B0BEC5", "#B0BEC5", "#B0BEC5", "#B0BEC5", "#B0BEC5", "#B0BEC5", "#B0BEC5", "#B0BEC5", "#B0BEC5", "#B0BEC5", "#B0BEC5", "#B0BEC5", "#B0BEC5", "#B0BEC5", "#B0BEC5", "#B0BEC5", "red", "#B0BEC5", "#B0BEC5", "#B0BEC5", "#B0BEC5", "#B0BEC5"]]}], "label": "Topic 41", "method": "update"}, {"args": [{"marker.color": [["#B0BEC5", "#B0BEC5", "#B0BEC5", "#B0BEC5", "#B0BEC5", "#B0BEC5", "#B0BEC5", "#B0BEC5", "#B0BEC5", "#B0BEC5", "#B0BEC5", "#B0BEC5", "#B0BEC5", "#B0BEC5", "#B0BEC5", "#B0BEC5", "#B0BEC5", "#B0BEC5", "#B0BEC5", "#B0BEC5", "#B0BEC5", "#B0BEC5", "#B0BEC5", "#B0BEC5", "#B0BEC5", "#B0BEC5", "#B0BEC5", "#B0BEC5", "#B0BEC5", "#B0BEC5", "#B0BEC5", "#B0BEC5", "#B0BEC5", "#B0BEC5", "#B0BEC5", "#B0BEC5", "#B0BEC5", "#B0BEC5", "#B0BEC5", "#B0BEC5", "#B0BEC5", "#B0BEC5", "red", "#B0BEC5", "#B0BEC5", "#B0BEC5", "#B0BEC5"]]}], "label": "Topic 42", "method": "update"}, {"args": [{"marker.color": [["#B0BEC5", "#B0BEC5", "#B0BEC5", "#B0BEC5", "#B0BEC5", "#B0BEC5", "#B0BEC5", "#B0BEC5", "#B0BEC5", "#B0BEC5", "#B0BEC5", "#B0BEC5", "#B0BEC5", "#B0BEC5", "#B0BEC5", "#B0BEC5", "#B0BEC5", "#B0BEC5", "#B0BEC5", "#B0BEC5", "#B0BEC5", "#B0BEC5", "#B0BEC5", "#B0BEC5", "#B0BEC5", "#B0BEC5", "#B0BEC5", "#B0BEC5", "#B0BEC5", "#B0BEC5", "#B0BEC5", "#B0BEC5", "#B0BEC5", "#B0BEC5", "#B0BEC5", "#B0BEC5", "#B0BEC5", "#B0BEC5", "#B0BEC5", "#B0BEC5", "#B0BEC5", "#B0BEC5", "#B0BEC5", "red", "#B0BEC5", "#B0BEC5", "#B0BEC5"]]}], "label": "Topic 43", "method": "update"}, {"args": [{"marker.color": [["#B0BEC5", "#B0BEC5", "#B0BEC5", "#B0BEC5", "#B0BEC5", "#B0BEC5", "#B0BEC5", "#B0BEC5", "#B0BEC5", "#B0BEC5", "#B0BEC5", "#B0BEC5", "#B0BEC5", "#B0BEC5", "#B0BEC5", "#B0BEC5", "#B0BEC5", "#B0BEC5", "#B0BEC5", "#B0BEC5", "#B0BEC5", "#B0BEC5", "#B0BEC5", "#B0BEC5", "#B0BEC5", "#B0BEC5", "#B0BEC5", "#B0BEC5", "#B0BEC5", "#B0BEC5", "#B0BEC5", "#B0BEC5", "#B0BEC5", "#B0BEC5", "#B0BEC5", "#B0BEC5", "#B0BEC5", "#B0BEC5", "#B0BEC5", "#B0BEC5", "#B0BEC5", "#B0BEC5", "#B0BEC5", "#B0BEC5", "red", "#B0BEC5", "#B0BEC5"]]}], "label": "Topic 44", "method": "update"}, {"args": [{"marker.color": [["#B0BEC5", "#B0BEC5", "#B0BEC5", "#B0BEC5", "#B0BEC5", "#B0BEC5", "#B0BEC5", "#B0BEC5", "#B0BEC5", "#B0BEC5", "#B0BEC5", "#B0BEC5", "#B0BEC5", "#B0BEC5", "#B0BEC5", "#B0BEC5", "#B0BEC5", "#B0BEC5", "#B0BEC5", "#B0BEC5", "#B0BEC5", "#B0BEC5", "#B0BEC5", "#B0BEC5", "#B0BEC5", "#B0BEC5", "#B0BEC5", "#B0BEC5", "#B0BEC5", "#B0BEC5", "#B0BEC5", "#B0BEC5", "#B0BEC5", "#B0BEC5", "#B0BEC5", "#B0BEC5", "#B0BEC5", "#B0BEC5", "#B0BEC5", "#B0BEC5", "#B0BEC5", "#B0BEC5", "#B0BEC5", "#B0BEC5", "#B0BEC5", "red", "#B0BEC5"]]}], "label": "Topic 45", "method": "update"}, {"args": [{"marker.color": [["#B0BEC5", "#B0BEC5", "#B0BEC5", "#B0BEC5", "#B0BEC5", "#B0BEC5", "#B0BEC5", "#B0BEC5", "#B0BEC5", "#B0BEC5", "#B0BEC5", "#B0BEC5", "#B0BEC5", "#B0BEC5", "#B0BEC5", "#B0BEC5", "#B0BEC5", "#B0BEC5", "#B0BEC5", "#B0BEC5", "#B0BEC5", "#B0BEC5", "#B0BEC5", "#B0BEC5", "#B0BEC5", "#B0BEC5", "#B0BEC5", "#B0BEC5", "#B0BEC5", "#B0BEC5", "#B0BEC5", "#B0BEC5", "#B0BEC5", "#B0BEC5", "#B0BEC5", "#B0BEC5", "#B0BEC5", "#B0BEC5", "#B0BEC5", "#B0BEC5", "#B0BEC5", "#B0BEC5", "#B0BEC5", "#B0BEC5", "#B0BEC5", "#B0BEC5", "red"]]}], "label": "Topic 46", "method": "update"}]}], "title": {"font": {"color": "Black", "size": 22}, "text": "<b>Intertopic Distance Map</b>", "x": 0.5, "xanchor": "center", "y": 0.95, "yanchor": "top"}, "width": 650, "xaxis": {"anchor": "y", "domain": [0, 1], "range": [-15.6, 22.81], "title": {"text": ""}, "visible": false}, "yaxis": {"anchor": "x", "domain": [0, 1], "range": [-18.49, 26.33], "title": {"text": ""}, "visible": false}}}
